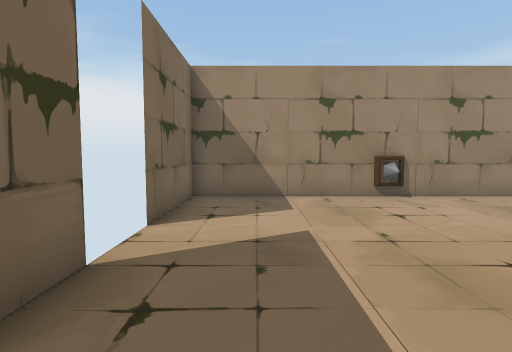
[1] (above)

12 first-person views from a walk through a Unity game level. The camera is 1.3 m above the floor, tilts 4° down and sees 80° across. The floor is counted in squares, 1 m on a side. Each view is taken from the middle of a square. On the plan, view 1 faces up. The plan holds only what a view shows up to about 14 squares ahead; the rest is blank. The place goes on beyond the plan.

[2]
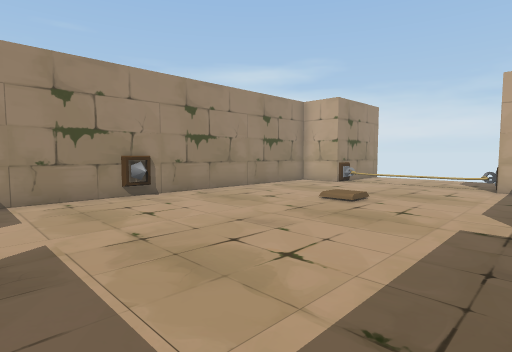

[3]
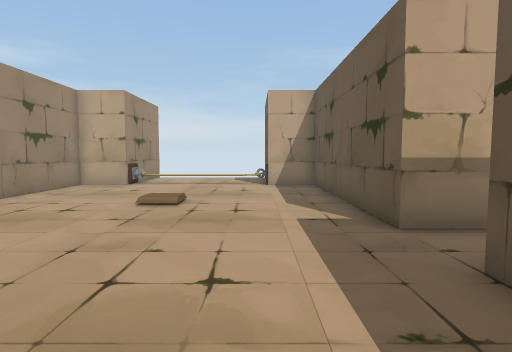

[4]
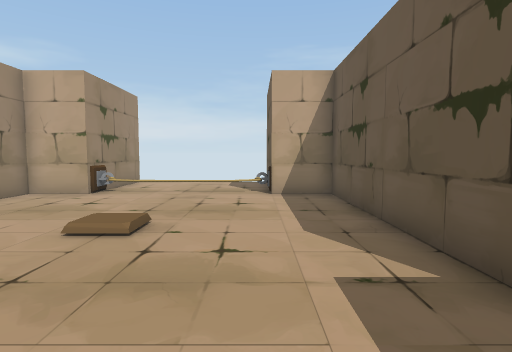

[5]
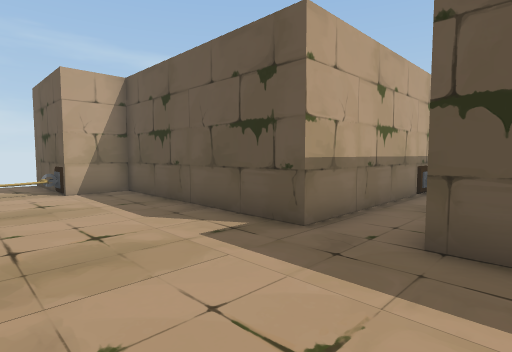

[6]
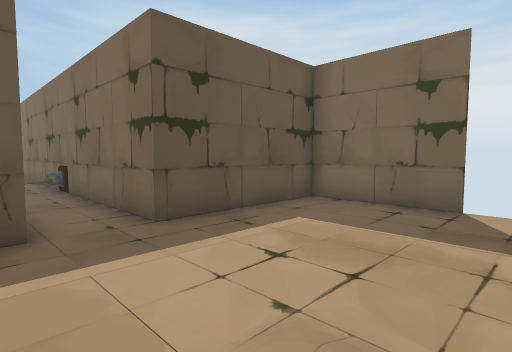

[7]
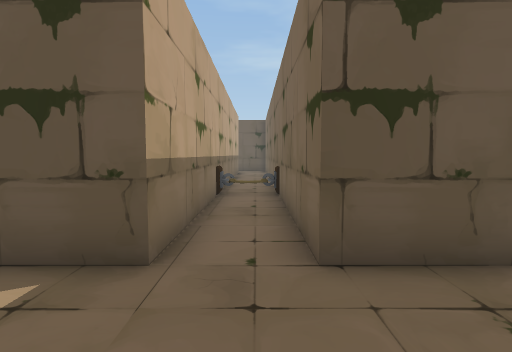

[8]
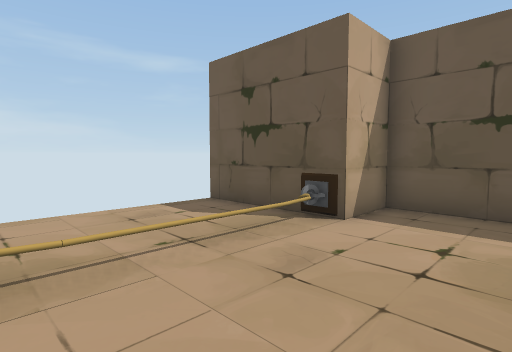

[9]
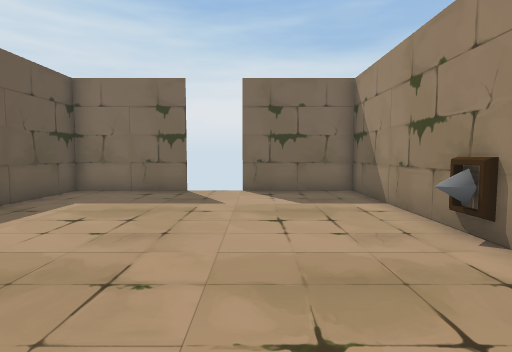

[10]
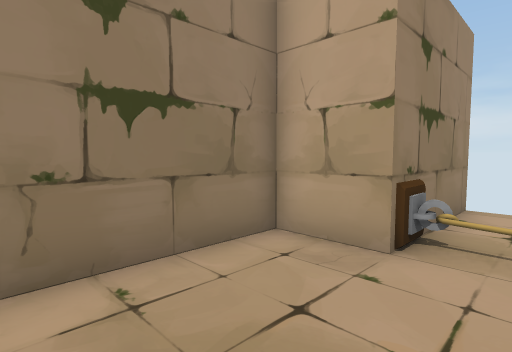

[11]
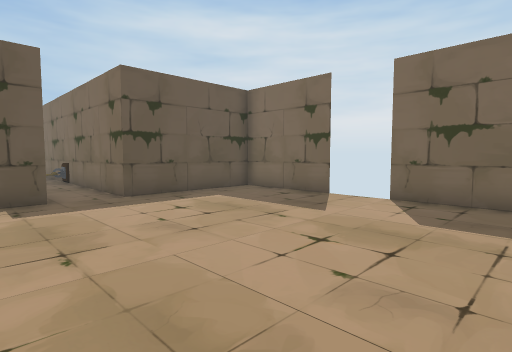

[12]
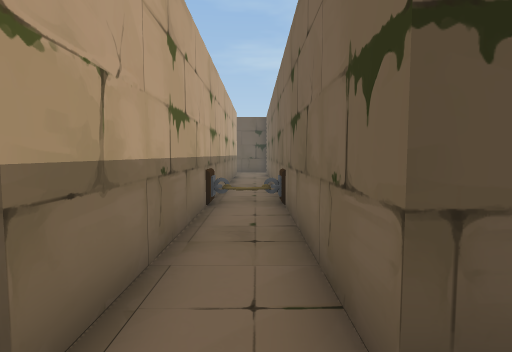

### Floor plan
Points are (right, up) in squares from view 1. A wall is a line through its corners. A room is listed if a view was taken in it or the views show most of it. See-through windows are left out.
Room 1 (views 1, 2, 3, 4, 5, 6, 7, 8, 9, 10, 11, 12)
walls: (4.4, 9.4) (4.1, 8.9) (3.8, 9.6); (-2, 3.6) (-2, -0.5) (3.3, -0.5) (3.3, -9.5); (17.5, 7.5) (13, 7.5) (13, 9.5) (-2, 9.5) (-2, 5.5); (5.3, -9.5) (5.3, -0.5) (13, -0.5) (13, 1.5) (17.5, 1.5)
low walls: (13.5, 6.5) (13.5, 7.1); (13.7, 6.9) (13.5, 7.4); (4.7, -7.1) (5.2, -7)

Where each view was taken, in squares from view 1:
view 1: 0 up, 0 right, facing up
view 2: 0 up, 0 right, facing up-right
view 3: 2 up, 0 right, facing right
view 4: 2 up, 3 right, facing right
view 5: 4 up, 2 right, facing down-right
view 6: 5 up, 6 right, facing down-left
view 7: 3 up, 4 right, facing down
view 8: 7 up, 10 right, facing down-right
view 9: 6 up, 9 right, facing left
view 10: 6 up, 9 right, facing up-right
view 11: 9 up, 7 right, facing down-left
view 12: 1 up, 4 right, facing down
